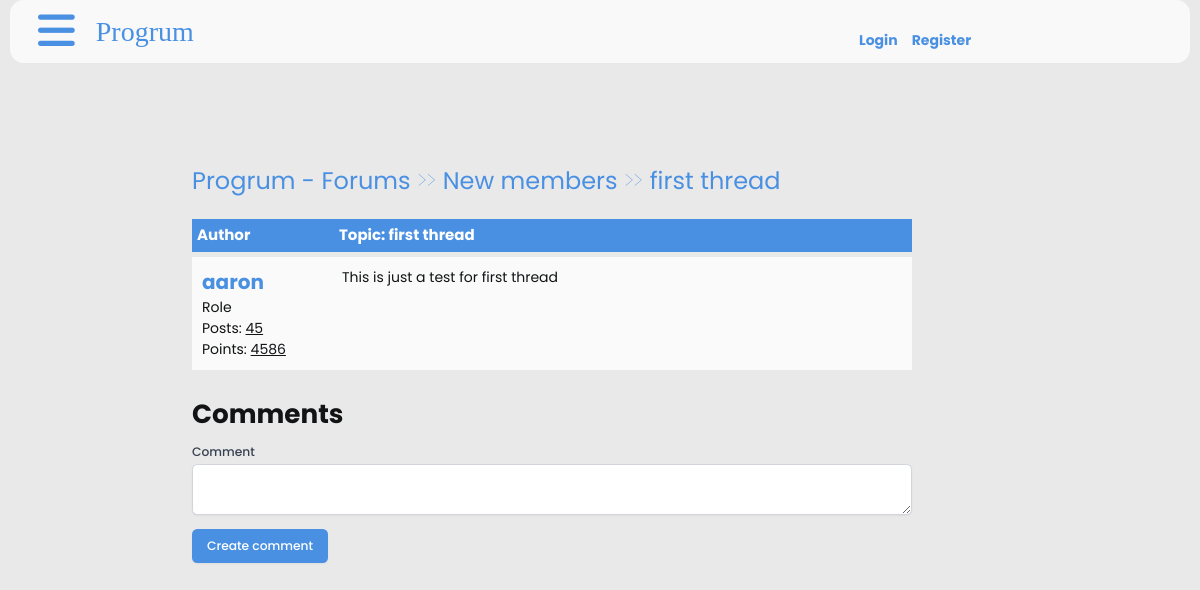
/threads/first-thread-1/, run on an earlier commit of the app's database.
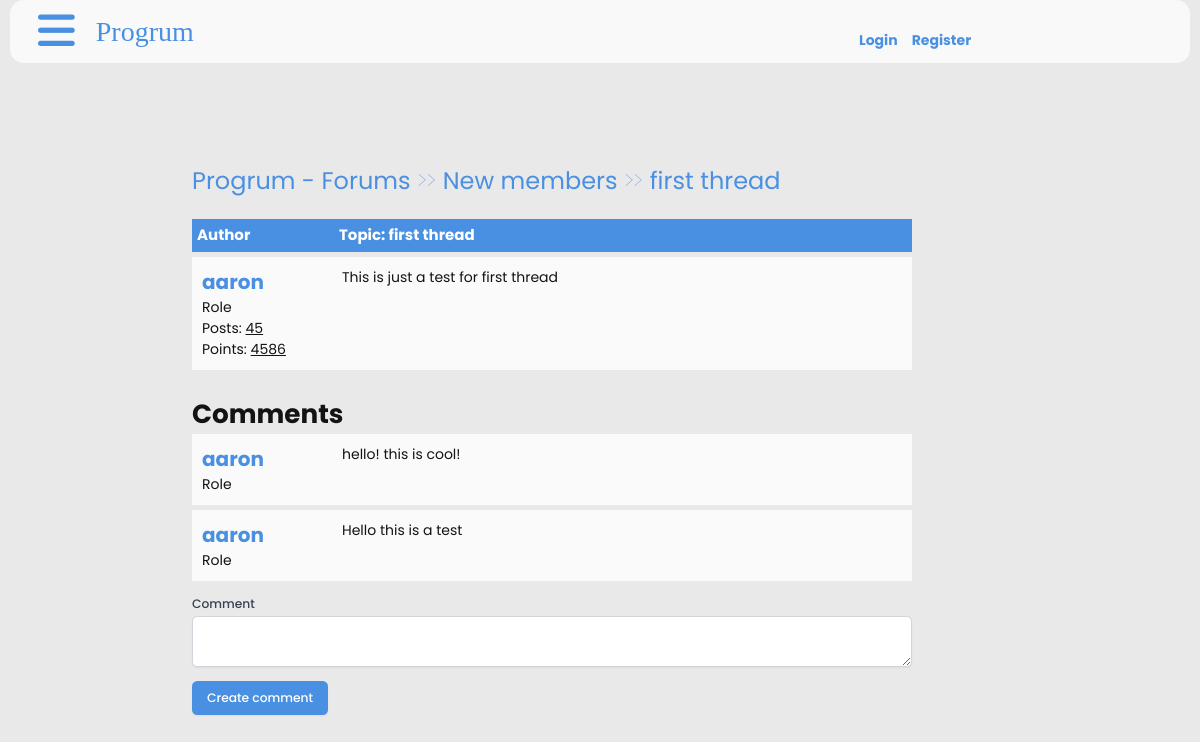
And on a later commit of the database.
### post/models.py (models this page shows, shortened)
class Post(models.Model):
    thread = models.ForeignKey(Thread, related_name='posts', on_delete=models.CASCADE)
    author = models.ForeignKey(User, on_delete=models.CASCADE)
    body = models.TextField()
    slug = models.SlugField()
    created_at = models.DateTimeField(auto_now_add=True)
    updated_at = models.DateTimeField(auto_now=True)

### thread/views.py (the view)
# urls.py: path("<slug:slug>/", views.thread_page, name="thread_page"),
def thread_page(request, slug):
    try:
        thread = get_object_or_404(Thread, slug=slug)
        thread.views += 1
        thread.save()
        posts = Post.objects.filter(thread=thread).order_by('created_at')
    except Thread.DoesNotExist:
        raise Http404("Thread does not exist")
    return render(request, 'threads/thread_page.html', {'thread': thread, 'posts': posts})

### thread/templates/threads/thread_page.html (shortened to what this page needs)
{% extends '_base.html' %}
{% block content %}
  <div class="container">
    <div class="navigate">
      <span><a href="{% url 'index' %}">Progrum - Forums</a> >> <a href="{% url 'forum_detail' thread.forum.slug %}">{{ thread.forum.name }}</a> >> <a href="">{{ thread.title }}</a></span>
    </div>
    <div class="topic-container">
      <div class="head">
        <div class="authors">Author</div>
        <div class="content">Topic: {{ thread.title }}</div>
      </div>
      <div class="body">
        <div class="authors">
          <div class="username">
            <a href="">{{ thread.created_by }}</a>
          </div>
          <div>Role</div>
          <div>
            Posts: <u>45</u>
          </div>
          <div>
            Points: <u>4586</u>
          </div>
        </div>
        <div class="content">{{ thread.body }}</div>
      </div>
    </div>
    <h2 class="mt-8">Comments</h2>
    {% for post in posts %}
      <div class="comments-container">
        <div class="body">
          <div class="authors">
            <div class="username">
              <a href="">{{ post.author }}</a>
            </div>
            <div>Role</div>
          </div>
          <div class="content">{{ post.body }}</div>
        </div>
      </div>
    {% endfor %}
    <form action="{% url 'create_post' thread.slug %}" method="post" class="mt-4">
      <div class="mb-4">
        <label for="body" class="block text-sm font-medium text-gray-700">Comment</label>
        <textarea name="body" id="body" class="mt-1 block w-full px-3 py-2 border border-gray-300 rounded-md shadow-sm focus:outline-none focus:ring-indigo-500 focus:border-indigo-500 sm:text-sm" required></textarea>
      </div>
      <button type="submit" class="btn">Create comment</button>
    </form>
  </div>
{% endblock %}

What changed in the data, as far as the page shows it:
added Post: author "aaron", body "hello! this is cool!"
added Post: author "aaron", body "Hello this is a test"
